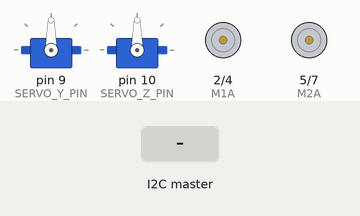
The sketch below on a simulated Arduino Uno, built with avr-gcc and run on an emulated ATmega328P. Shown: 2 × servo, motor-driver pin pairs drawn as motors (green arrow = first pin HIGH = forward, orange = second pin HIGH = backward, longer = more drive). The test bench sets the inputs (shaded band). What the sketch prints to the serial monitor is not drawn.

Above: at 1.2 s.
1.3 s: the I2C master sends "F"
At 1.9 s:
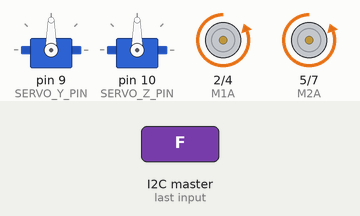
2.8 s: the I2C master sends "B"
At 4.0 s:
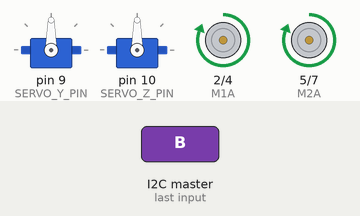
4.3 s: the I2C master sends "L"
At 5.4 s:
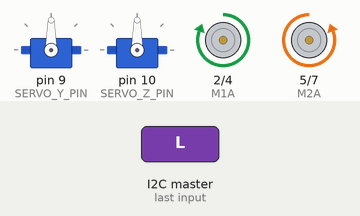
5.8 s: the I2C master sends "R"
At 6.5 s:
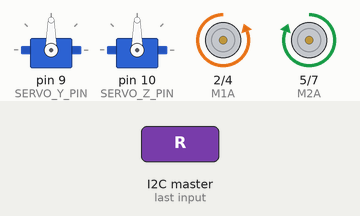
7.3 s: the I2C master sends "W"
At 7.7 s:
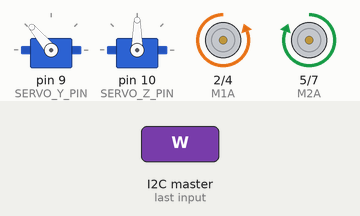
8.8 s: the I2C master sends "P"
At 10.0 s:
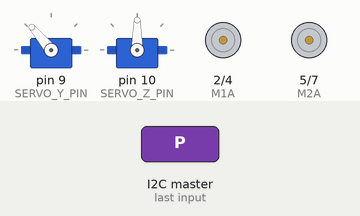
Timing chart, 0 to 11.3 s (numbered marks = the images above; inputs shaded):
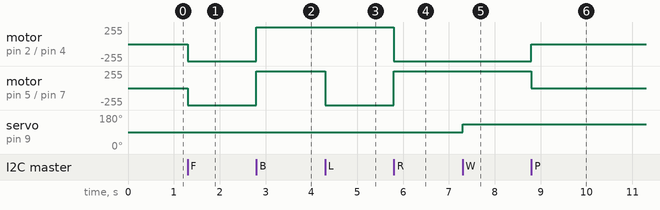

The sketch:

CNT_motoare_arduino.ino
```cpp
#include <Wire.h>
#include <Servo.h>

// Setting motor pins on arduino
#define M1A 2
//#define PWM1 3 Not needed at this moment
#define M1B 4
#define M2A 5
//#define PWM2 6 Not needed at this moment
#define M2B 7

// Setting the I2C address of the arduino
#define ADDRESS 8

// Setting pins for the Servo motors
#define SERVO_Y_PIN 9
#define SERVO_Z_PIN 10

Servo servo_y; /*Creating the servo_y object representing the tilt servo*/
Servo servo_z; /*Creating the servo_z object representing the rotation servo*/

int poz_y = 90;
int poz_z = 90;

// Setting positions for the camera
void CAM_Center() {
  poz_y = 90;
  poz_z = 90;

  servo_y.write(poz_y);
  servo_z.write(poz_z);
}

void CAM_Up() {
  poz_y = 130;

  for (int i = 90; i <= poz_y; i = i + 10) {
    servo_y.write(i);
  }
}

void CAM_Down() {
  poz_y = 70;

  for (int i = 90; i >= poz_y; i = i - 10) {
    servo_y.write(i);
  }
}

void CAM_Left() {
  poz_z = 45;

  for (int i = 90; i >= poz_z; i = i - 15) {
    servo_z.write(i);
  }
}

void CAM_Right() {
  poz_z = 135;

  for (int i = 90; i <= poz_z; i = i + 15) {
    servo_z.write(i);
  }
}

// Setting the movement of the robot
void Backward() {
  digitalWrite(M1A, HIGH);
  digitalWrite(M1B, LOW);
  digitalWrite(M2A, HIGH);
  digitalWrite(M2B, LOW);
}

void Forward() {
  digitalWrite(M1A, LOW);
  digitalWrite(M1B, HIGH);
  digitalWrite(M2A, LOW);
  digitalWrite(M2B, HIGH);
}

void Right() {
  digitalWrite(M1A, LOW);
  digitalWrite(M1B, HIGH);
  digitalWrite(M2A, HIGH);
  digitalWrite(M2B, LOW);
}

void Left() {
  digitalWrite(M1A, HIGH);
  digitalWrite(M1B, LOW);
  digitalWrite(M2A, LOW);
  digitalWrite(M2B, HIGH);
}

void Brake() {
  digitalWrite(M1A, LOW);
  digitalWrite(M1B, LOW);
  digitalWrite(M2A, LOW);
  digitalWrite(M2B, LOW);
}

// function that executes whenever data is received from master
void receiveEvent(int howMany) {
  while (Wire.available()) {
    char command[2]; // Assuming commands won't exceed 2 characters
    int i = 0;
    while (Wire.available()) {
      char c = Wire.read();
      if (c == '\n') { // End of command reached
        command[i] = '\0'; // Null-terminate the command string
        break;
      }
      command[i++] = c;
    }
    Serial.println(command);
    // Perform actions based on the received command
    //ENGINE CONTROL
    if (strncmp(command, "F",1) == 0) {
      // Perform action for FORWARD
      Forward();
      Serial.println("Received FORWARD command");
    } else if (strncmp(command, "B",1) == 0) {
      // Perform action for BACKWARD
      Backward();
      Serial.println("Received BACKWARD command");
    } else if (strncmp(command, "L",1) == 0) {
      // Perform action for LEFT
      Left();
      Serial.println("Received LEFT command");
    } else if (strncmp(command, "R",1) == 0) {
      // Perform action for RIGHT
      Right();
      Serial.println("Received RIGHT command");
    } else if (strncmp(command, "P",1) == 0) {
      // Perform action for BRAKE
      Brake();
      Serial.println("Received BRAKE command");
    } //CAMERA CONTROL
    else if (strncmp(command, "W",1) == 0) {
      // Perform action for CAM UP
      CAM_Up();
      Serial.println("Received CAM UP command");
    } else if (strncmp(command, "S",1) == 0) {
      // Perform action for CAM DOWN
      CAM_Down();
      Serial.println("Received CAM DOWN command");
    } else if (strncmp(command, "D",1) == 0) {
      // Perform action for CAM RIGHT
      CAM_Right();
      Serial.println("Received CAM RIGHT command");
    } else if (strncmp(command, "A",1) == 0) {
      // Perform action for CAM LEFT
      CAM_Left();
      Serial.println("Received CAM LEFT command");
    } else if (strncmp(command, "C",1) == 0) {
      // Perform action for CAM CENTER
      CAM_Center();
      Serial.println("Received CAM CENTER command");
    } else {
      // Unknown command
      Serial.println("Received unknown command");
    }
  }
}

// function that executes whenever data is requested from master
void requestEvent() {
 Wire.write("Hello Master");  /*send string on request */
}

void setup() {
  // put your setup code here, to run once:
  // Attach the servos to Arduino
  servo_y.attach(SERVO_Y_PIN);
  servo_z.attach(SERVO_Z_PIN);

  //Reset Camera position
  CAM_Center();

  //Pin Manager
  pinMode(M1A, OUTPUT);
  pinMode(M1B, OUTPUT);
  pinMode(M2A, OUTPUT);
  pinMode(M2B, OUTPUT);
  //pinMode(PWM1, OUTPUT); Not needed at this moment
  //pinMode(PWM2, OUTPUT); Not needed at this moment

  Wire.begin(ADDRESS);                /* join i2c bus with address 8 */
  Wire.onReceive(receiveEvent); /* register receive event */
  Wire.onRequest(requestEvent); /* register request event */
  Serial.begin(9600);           /* start serial for debug */
}

void loop() {
  // put your main code here, to run repeatedly:

}
```

Measured:
- after the input at 1.3 s, motor on pin 2 (M1A) / pin 4 (M1B), motor on pin 5 (M2A) / pin 7 (M2B): stopped → backward 255/255 at once
- after the input at 2.8 s, motor on pin 2 (M1A) / pin 4 (M1B), motor on pin 5 (M2A) / pin 7 (M2B): backward 255/255 → forward 255/255 at once
- after the input at 4.3 s, motor on pin 5 (M2A) / pin 7 (M2B): forward 255/255 → backward 255/255 at once
- after the input at 5.8 s, motor on pin 2 (M1A) / pin 4 (M1B): forward 255/255 → backward 255/255 at once; motor on pin 5 (M2A) / pin 7 (M2B): backward 255/255 → forward 255/255 at once
- after the input at 7.3 s, servo on pin 9 (SERVO_Y_PIN): 90° → 130° at once
- after the input at 8.8 s, motor on pin 2 (M1A) / pin 4 (M1B): backward 255/255 → stopped at once; motor on pin 5 (M2A) / pin 7 (M2B): forward 255/255 → stopped at once
